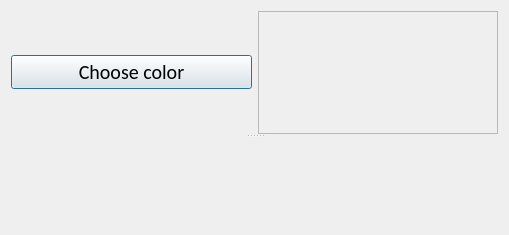
<?xml version="1.0" encoding="UTF-8"?>
<ui version="4.0">
 <class>Dialog</class>
 <widget class="QDialog" name="Dialog">
  <property name="geometry">
   <rect>
    <x>0</x>
    <y>0</y>
    <width>509</width>
    <height>235</height>
   </rect>
  </property>
  <property name="windowTitle">
   <string>Dialog</string>
  </property>
  <layout class="QGridLayout" name="gridLayout">
   <item row="0" column="0">
    <widget class="QSplitter" name="splitter">
     <property name="orientation">
      <enum>Qt::Vertical</enum>
     </property>
     <widget class="QWidget" name="">
      <layout class="QHBoxLayout" name="horizontalLayout">
       <item>
        <widget class="QPushButton" name="pushButtonColor">
         <property name="font">
          <font>
           <family>Calibri</family>
           <pointsize>15</pointsize>
          </font>
         </property>
         <property name="text">
          <string>Choose color</string>
         </property>
        </widget>
       </item>
       <item>
        <widget class="QFrame" name="frameColor">
         <property name="font">
          <font>
           <family>Calibri</family>
           <pointsize>15</pointsize>
          </font>
         </property>
         <property name="frameShape">
          <enum>QFrame::StyledPanel</enum>
         </property>
         <property name="frameShadow">
          <enum>QFrame::Raised</enum>
         </property>
        </widget>
       </item>
      </layout>
     </widget>
     <widget class="QLabel" name="label">
      <property name="font">
       <font>
        <family>Calibri</family>
        <pointsize>15</pointsize>
       </font>
      </property>
      <property name="text">
       <string/>
      </property>
     </widget>
    </widget>
   </item>
  </layout>
 </widget>
 <resources/>
 <connections/>
</ui>
